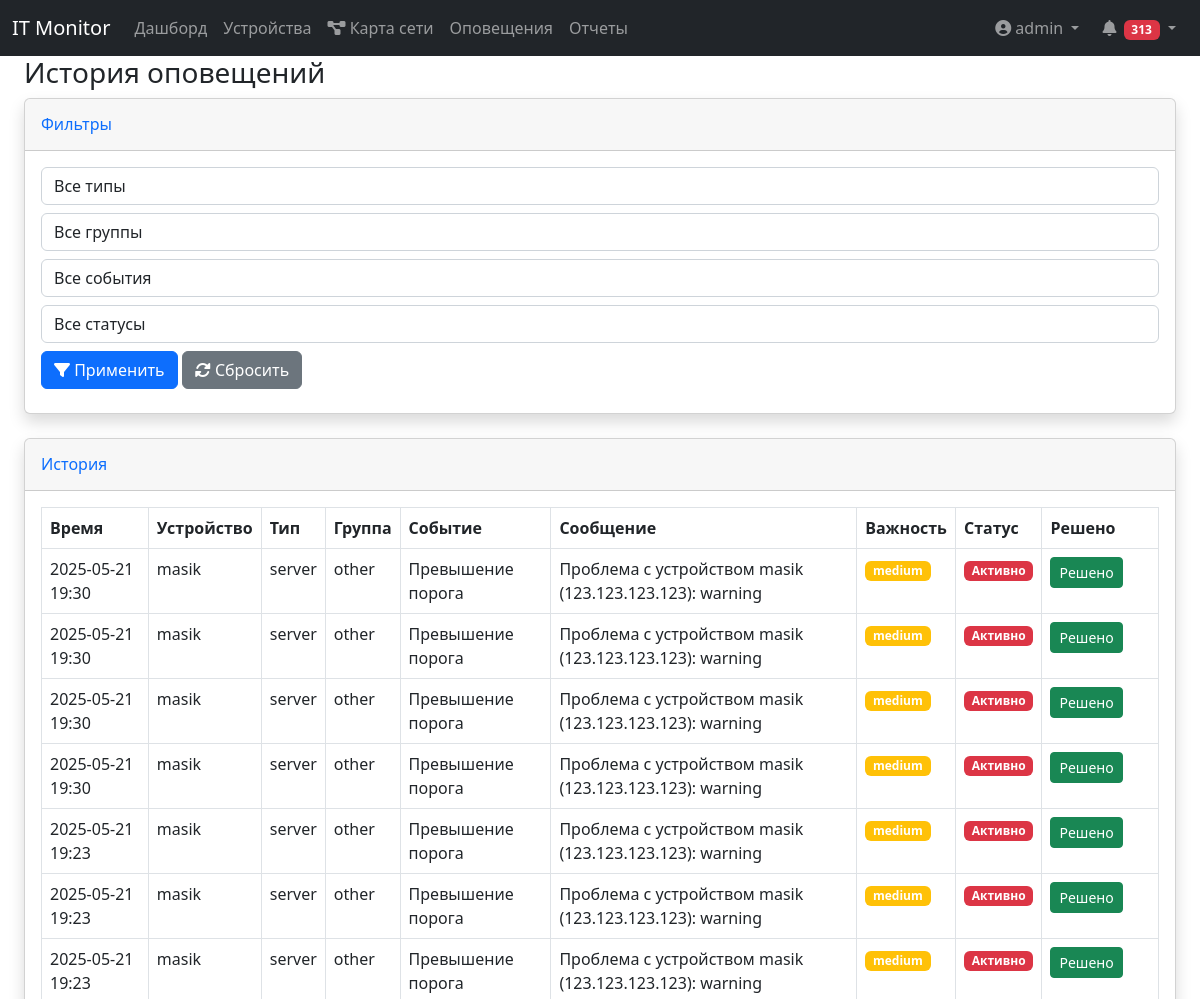
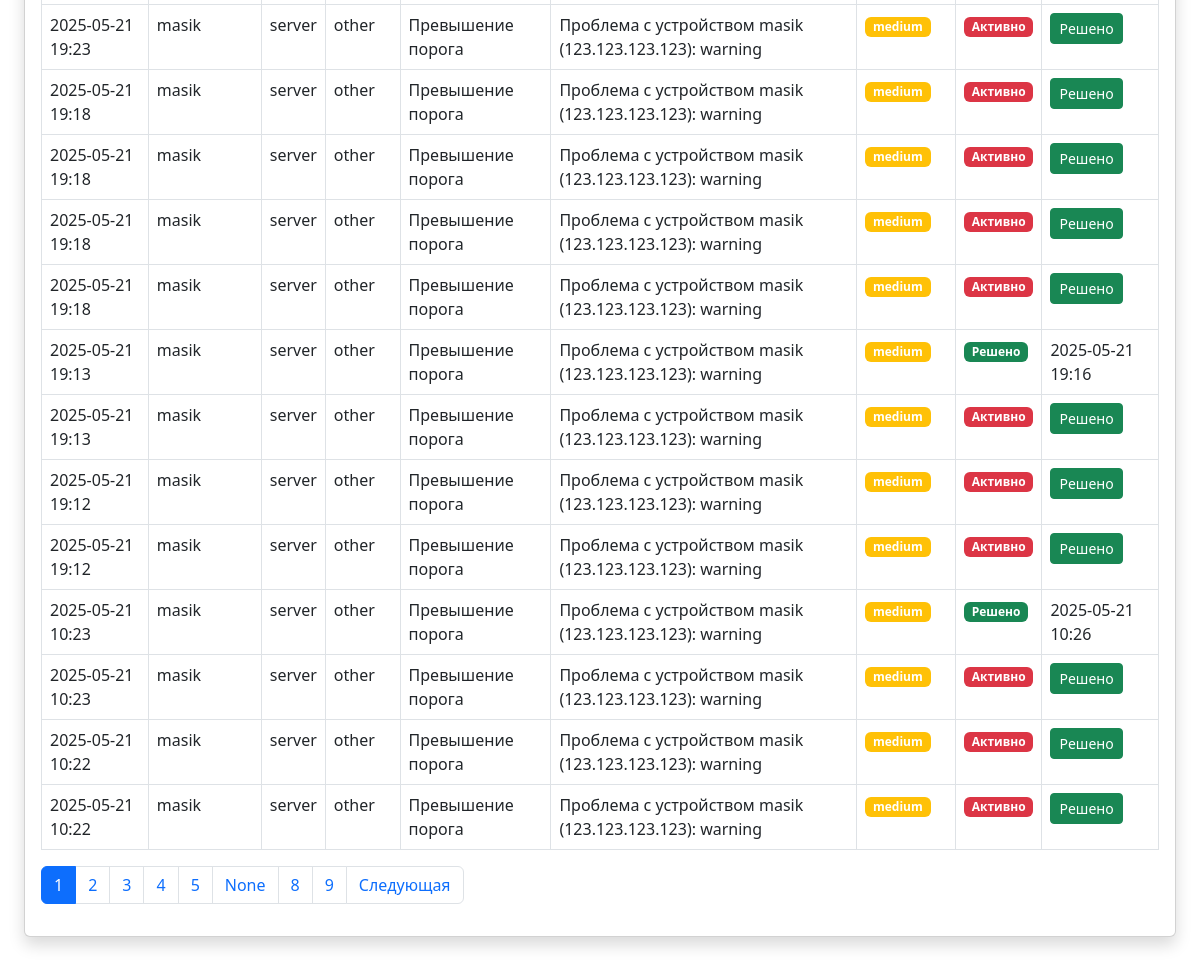
Screenshot of /alerts/history (signed in) with the database file from the repository (2 pictures, top to bottom).
### app.py (models this page shows, shortened)
class User(UserMixin, db.Model):
    __tablename__ = 'users'
    id = db.Column(db.Integer, primary_key=True)
    login = db.Column(db.String(50), unique=True, nullable=False)
    password_hash = db.Column('pass', db.String(100), nullable=False)  # Используем имя столбца из БД
    role = db.Column(db.String(20), nullable=False, default='user')

class Alert(db.Model):
    __tablename__ = 'alerts'
    id = db.Column(db.Integer, primary_key=True)
    device_id = db.Column(db.Integer, db.ForeignKey('devices.id'), nullable=False)
    message = db.Column(db.String(200), nullable=False)
    timestamp = db.Column(db.DateTime, default=datetime.utcnow)
    is_resolved = db.Column(db.Boolean, default=False)
    resolved_at = db.Column(db.DateTime)
    severity = db.Column(db.String(20))  # low, medium, high
    event_type = db.Column(db.String(50))  # unavailable, threshold
    notification_sent = db.Column(db.Boolean, default=False)
    device = db.relationship('Device')

class Device(db.Model):
    __tablename__ = 'devices'
    id = db.Column(db.Integer, primary_key=True)
    name = db.Column(db.String(100), nullable=False)
    ip_address = db.Column(db.String(15), nullable=False)
    device_type = db.Column(db.Enum(DeviceType, values_callable=lambda x: [e.value for e in DeviceType]),
                            nullable=False,
                            default=DeviceType.OTHER)
    group = db.Column(db.String(50), nullable=False)
    check_interval = db.Column(db.Integer, default=60)  # Интервал проверки в секундах
    monitoring_methods = db.Column(db.String(200), default='ping')  # Методы мониторинга, хранятся как строка, разделенная запятыми.
    description = db.Column(db.String(200))
    created_at = db.Column(db.DateTime, default=datetime.utcnow)
    updated_at = db.Column(db.DateTime, default=datetime.utcnow, onupdate=datetime.utcnow)
    last_check = db.Column(db.DateTime)
    monitoring_results = db.relationship(
        'MonitoringResult',
        back_populates='device',
        lazy='dynamic',
        cascade='all, delete-orphan'
    )
    @property
    def last_check(self):
        last_result = self.monitoring_results.order_by(MonitoringResult.timestamp.desc()).first()
        return last_result.timestamp if last_result else None

### app.py (the view)
@app.route('/alerts/history')
@login_required
def alert_history():
    page = request.args.get('page', 1, type=int)
    per_page = 20
    query = Alert.query.join(Alert.device)
    device_type = request.args.get('device_type')
    if device_type:
        query = query.filter(Device.device_type == device_type)
    device_group = request.args.get('device_group')
    if device_group:
        query = query.filter(Device.group == device_group)
    event_type = request.args.get('event_type')
    if event_type:
        query = query.filter(Alert.event_type == event_type)
    status = request.args.get('status')
    if status == 'resolved':
        query = query.filter(Alert.is_resolved == True)
    elif status == 'active':
        query = query.filter(Alert.is_resolved == False)
    alerts = query.order_by(Alert.timestamp.desc()).paginate(page=page, per_page=per_page)
    return render_template('alerts/history.html',
                           alerts=alerts,
                           DeviceType=DeviceType)

### app.py (called while the page is built)
@login_manager.user_loader
def load_user(user_id):
    return User.query.get(int(user_id))

@app.before_request
def check_admin_count():
    if request.path.startswith('/admin'):  # Проверяем путь вместо endpoint
        admins_count = User.query.filter_by(role='admin').count()
        if admins_count < 1:
            abort(403, description="В системе должен быть хотя бы один администратор")

### templates/alerts/history.html (shortened to what this page needs)
{% extends "base.html" %}
{% block content %}
<div class="container-fluid">
    <h1 class="h3 mb-2 text-gray-800">История оповещений</h1>
    <div class="card shadow mb-4">
        <div class="card-header py-3">
            <h6 class="m-0 font-weight-bold text-primary">Фильтры</h6>
        </div>
        <div class="card-body">
            <form method="get" class="form-inline">
                <div class="form-group mr-2 mb-2">
                    <select name="device_type" class="form-control">
                        <option value="">Все типы</option>
                    </select>
                </div>
                <div class="form-group mr-2 mb-2">
                    <select name="device_group" class="form-control">
                        <option value="">Все группы</option>
                    </select>
                </div>
                <div class="form-group mr-2 mb-2">
                    <select name="event_type" class="form-control">
                        <option value="">Все события</option>
                    </select>
                </div>
                <div class="form-group mr-2 mb-2">
                    <select name="status" class="form-control">
                        <option value="">Все статусы</option>
                    </select>
                </div>
                <button type="submit" class="btn btn-primary mb-2">
                    <i class="fas fa-filter"></i> Применить
                </button>
                <a href="{{ url_for('alert_history') }}" class="btn btn-secondary mb-2 ml-2">
                    <i class="fas fa-sync-alt"></i> Сбросить
                </a>
            </form>
        </div>
    </div>
    <div class="card shadow mb-4">
        <div class="card-header py-3">
            <h6 class="m-0 font-weight-bold text-primary">История</h6>
        </div>
        <div class="card-body">
            <div class="table-responsive">
                <table class="table table-bordered">
                    <thead>
                        <tr>
                            <th>Время</th>
                            <th>Устройство</th>
                            <th>Тип</th>
                            <th>Группа</th>
                            <th>Событие</th>
                            <th>Сообщение</th>
                            <th>Важность</th>
                            <th>Статус</th>
                            <th>Решено</th>
                        </tr>
                    </thead>
                    <tbody>
                        {% for alert in alerts.items %}
                        <tr>
                            <td>{{ alert.timestamp.strftime('%Y-%m-%d %H:%M') }}</td>
                            <td>{{ alert.device.name }}</td>
                            <td>{{ alert.device.device_type.value }}</td>
                            <td>{{ alert.device.group }}</td>
                            <td>{{ 'Недоступность' if alert.event_type == 'unavailable' else 'Превышение порога' }}</td>
                            <td>{{ alert.message }}</td>
                            <td>
                                <span class="badge bg-{{ 'danger' if alert.severity == 'high' else 'warning' if alert.severity == 'medium' else 'info' }}">
                                    {{ alert.severity }}
                                </span>
                            </td>
                            <td>
                                {% if alert.is_resolved %}
                                <span class="badge bg-success">Решено</span>
                                {% else %}
                                <span class="badge bg-danger">Активно</span>
                                {% endif %}
                            </td>
                            <td>
                                {% if alert.is_resolved %}
                                {{ alert.resolved_at.strftime('%Y-%m-%d %H:%M') }}
                                {% else %}
                                <form method="POST" action="{{ url_for('resolve_alert', id=alert.id) }}" style="display: inline;">
                                    <button type="submit" class="btn btn-sm btn-success">Решено</button>
                                </form>
                                {% endif %}
                            </td>
                        </tr>
                        {% else %}
                        <tr>
                            <td colspan="9" class="text-center">Нет оповещений</td>
                        </tr>
                        {% endfor %}
                    </tbody>
                </table>
            </div>
            <nav aria-label="Page navigation">
                <ul class="pagination">
                    {% for page_num in alerts.iter_pages() %}
                    <li class="page-item {% if page_num == alerts.page %}active{% endif %}">
                        <a class="page-link" href="{{ url_for('alert_history', page=page_num,
                            device_type=request.args.get('device_type'),
                            device_group=request.args.get('device_group'),
                            event_type=request.args.get('event_type'),
                            status=request.args.get('status')) }}">
                            {{ page_num }}
                        </a>
                    </li>
                    {% endfor %}
                    {% if alerts.has_next %}
                    <li class="page-item">
                        <a class="page-link" href="{{ url_for('alert_history', page=alerts.next_num,
                            device_type=request.args.get('device_type'),
                            device_group=request.args.get('device_group'),
                            event_type=request.args.get('event_type'),
                            status=request.args.get('status')) }}">
                            Следующая
                        </a>
                    </li>
                    {% endif %}
                </ul>
            </nav>
        </div>
    </div>
</div>
{% endblock %}

### templates/base.html (shortened to what this page needs)
<!DOCTYPE html>
<html lang="ru">
<head>
    <link href="https://cdn.jsdelivr.net/npm/bootstrap@5.2.3/dist/css/bootstrap.min.css" rel="stylesheet">
    <link href="https://cdnjs.cloudflare.com/ajax/libs/font-awesome/6.0.0/css/all.min.css" rel="stylesheet">
    <link rel="stylesheet" href="https://cdn.jsdelivr.net/npm/bootstrap-icons@1.8.0/font/bootstrap-icons.css">
</head>
<body>
    {% include 'navbar.html' %}
    <div class="container-fluid">
        {% block content %}{% endblock %}
    </div>
</body>
</html>

### templates/navbar.html (shortened to what this page needs)
<nav class="navbar navbar-expand-lg navbar-dark bg-dark">
    <div class="container-fluid">
        <a class="navbar-brand" href="/">IT Monitor</a>
        <div class="collapse navbar-collapse" id="navbarNav">
            <ul class="navbar-nav me-auto">
                <li class="nav-item">
                    <a class="nav-link" href="{{ url_for('dashboard') }}">Дашборд</a>
                </li>
                <li class="nav-item">
                    <a class="nav-link" href="{{ url_for('device_list') }}">Устройства</a>
                </li>
                <li class="nav-item">
                    <a class="nav-link" href="{{ url_for('network_map') }}">
                        <i class="fas fa-project-diagram"></i>
                        <span>Карта сети</span>
                    </a>
                </li>
                <li class="nav-item">
                    <a class="nav-link" href="{{ url_for('alert_list') }}">Оповещения</a>
                </li>
                <li class="nav-item">
                    <a class="nav-link" href="{{ url_for('reports_dashboard') }}">Отчеты</a>
                </li>
            </ul>
            <ul class="navbar-nav">
                <li class="nav-item dropdown">
                    <a class="nav-link dropdown-toggle" href="#" role="button" data-bs-toggle="dropdown">
                        <i class="fas fa-user-circle me-1"></i>{{ current_user.login }}
                    </a>
                </li>
                <li class="nav-item dropdown no-arrow mx-1">
                    <a class="nav-link dropdown-toggle" href="#" id="alertsDropdown" role="button" data-bs-toggle="dropdown" aria-expanded="false">
                        <i class="fas fa-bell fa-fw"></i>
                        <span id="alert-counter" class="badge badge-counter" data-count="0">0</span>
                    </a>
                </li>
            </ul>
        </div>
    </div>
</nav>

### rows the page displays
User: login "admin"
Alert: timestamp "2025-05-21 19:30", device.name "masik", device.device_type.value "server", device.group "other", event_type "Превышение порога", message "Проблема с устройством masik (123.123.123.123): warning", severity "medium", is_resolved "Активно"
Alert: timestamp "2025-05-21 19:30", device.name "masik", device.device_type.value "server", device.group "other", event_type "Превышение порога", message "Проблема с устройством masik (123.123.123.123): warning", severity "medium", is_resolved "Активно"
Alert: timestamp "2025-05-21 19:30", device.name "masik", device.device_type.value "server", device.group "other", event_type "Превышение порога", message "Проблема с устройством masik (123.123.123.123): warning", severity "medium", is_resolved "Активно"
Alert: timestamp "2025-05-21 19:30", device.name "masik", device.device_type.value "server", device.group "other", event_type "Превышение порога", message "Проблема с устройством masik (123.123.123.123): warning", severity "medium", is_resolved "Активно"
Alert: timestamp "2025-05-21 19:23", device.name "masik", device.device_type.value "server", device.group "other", event_type "Превышение порога", message "Проблема с устройством masik (123.123.123.123): warning", severity "medium", is_resolved "Активно"
Alert: timestamp "2025-05-21 19:23", device.name "masik", device.device_type.value "server", device.group "other", event_type "Превышение порога", message "Проблема с устройством masik (123.123.123.123): warning", severity "medium", is_resolved "Активно"
Alert: timestamp "2025-05-21 19:23", device.name "masik", device.device_type.value "server", device.group "other", event_type "Превышение порога", message "Проблема с устройством masik (123.123.123.123): warning", severity "medium", is_resolved "Активно"
Alert: timestamp "2025-05-21 19:23", device.name "masik", device.device_type.value "server", device.group "other", event_type "Превышение порога", message "Проблема с устройством masik (123.123.123.123): warning", severity "medium", is_resolved "Активно"
Alert: timestamp "2025-05-21 19:18", device.name "masik", device.device_type.value "server", device.group "other", event_type "Превышение порога", message "Проблема с устройством masik (123.123.123.123): warning", severity "medium", is_resolved "Активно"
Alert: timestamp "2025-05-21 19:18", device.name "masik", device.device_type.value "server", device.group "other", event_type "Превышение порога", message "Проблема с устройством masik (123.123.123.123): warning", severity "medium", is_resolved "Активно"
Alert: timestamp "2025-05-21 19:18", device.name "masik", device.device_type.value "server", device.group "other", event_type "Превышение порога", message "Проблема с устройством masik (123.123.123.123): warning", severity "medium", is_resolved "Активно"
Alert: timestamp "2025-05-21 19:18", device.name "masik", device.device_type.value "server", device.group "other", event_type "Превышение порога", message "Проблема с устройством masik (123.123.123.123): warning", severity "medium", is_resolved "Активно"
Alert: timestamp "2025-05-21 19:13", device.name "masik", device.device_type.value "server", device.group "other", event_type "Превышение порога", message "Проблема с устройством masik (123.123.123.123): warning", severity "medium", is_resolved "Решено", resolved_at "2025-05-21 19:16"
Alert: timestamp "2025-05-21 19:13", device.name "masik", device.device_type.value "server", device.group "other", event_type "Превышение порога", message "Проблема с устройством masik (123.123.123.123): warning", severity "medium", is_resolved "Активно"
Alert: timestamp "2025-05-21 19:12", device.name "masik", device.device_type.value "server", device.group "other", event_type "Превышение порога", message "Проблема с устройством masik (123.123.123.123): warning", severity "medium", is_resolved "Активно"
Alert: timestamp "2025-05-21 19:12", device.name "masik", device.device_type.value "server", device.group "other", event_type "Превышение порога", message "Проблема с устройством masik (123.123.123.123): warning", severity "medium", is_resolved "Активно"
Alert: timestamp "2025-05-21 10:23", device.name "masik", device.device_type.value "server", device.group "other", event_type "Превышение порога", message "Проблема с устройством masik (123.123.123.123): warning", severity "medium", is_resolved "Решено", resolved_at "2025-05-21 10:26"
Alert: timestamp "2025-05-21 10:23", device.name "masik", device.device_type.value "server", device.group "other", event_type "Превышение порога", message "Проблема с устройством masik (123.123.123.123): warning", severity "medium", is_resolved "Активно"
Alert: timestamp "2025-05-21 10:22", device.name "masik", device.device_type.value "server", device.group "other", event_type "Превышение порога", message "Проблема с устройством masik (123.123.123.123): warning", severity "medium", is_resolved "Активно"
Alert: timestamp "2025-05-21 10:22", device.name "masik", device.device_type.value "server", device.group "other", event_type "Превышение порога", message "Проблема с устройством masik (123.123.123.123): warning", severity "medium", is_resolved "Активно"

### other values shown
{{ page_num }} "1" "2" "3" "4" "5" "None" "8" "9"
